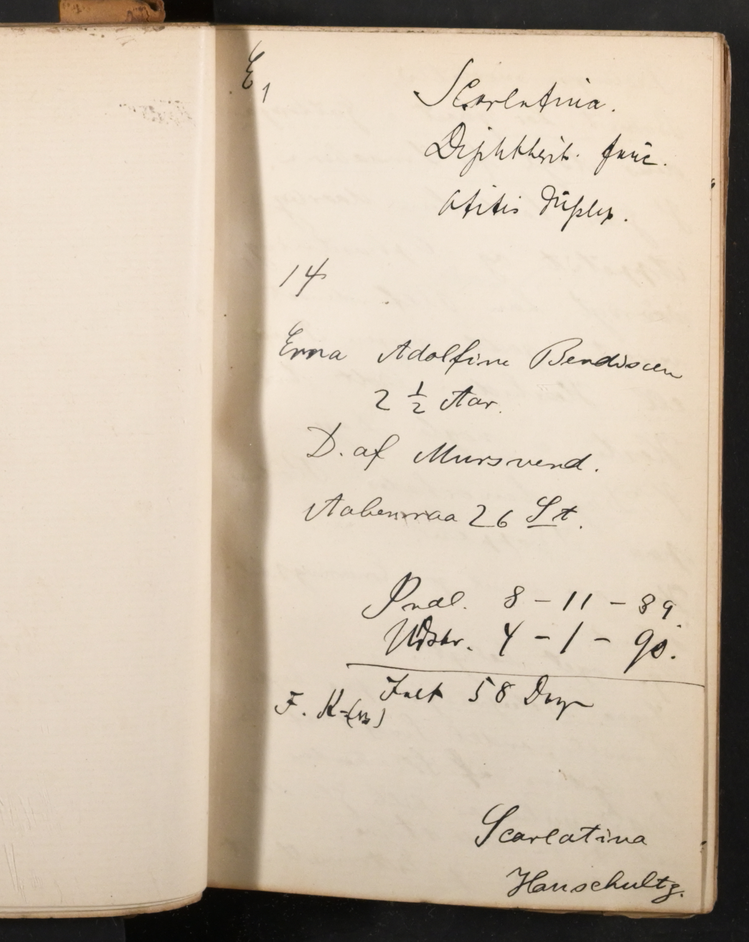
#> input picture data/test_image.png, 749 x 942 px, shrunk from 1817 x 2287 before the run
$ python bogryg_profil.py ../../data/test_image.png
#> lines starting #> are read from the running program, lines starting #| are printed output that depends on the picture
"""Prototype: find bogryggen i et dobbeltopslag ved en kolonnevis blækprofil.

Midlertidigt udforskningsscript til stage 04 (billedforberedelse), IKKE en
del af den endelige billedforberedelses-kode -- det er en første afprøvning
af metoden beskrevet i stage 04's CONTEXT.md, bygget paa en observation fra
magresprot_xmltools' separator-research (se references/icm_metodik.md):

    En bogryg viser sig som en moerk TOP i en kolonnevis blaekmaengde-profil
    (modsat en blaekstreg, der giver en dal), og ryggens position er
    tilnaermelsesvis konstant hele siden igennem, hvor haandskrift flytter
    sig fra linje til linje.

Metode her: konverter til graatoner, beregn for hver kolonne andelen af
moerke pixels, glat profilen, og find den hoejeste top inden for det
midterste baand af billedet (bogryggen ligger pr. definition mellem de to
sider, ikke ude i margenerne).
"""

from __future__ import annotations

import argparse
from pathlib import Path

from PIL import Image, ImageDraw


def load_grayscale(path: Path) -> Image.Image:
    return Image.open(path).convert("L")


def column_ink_profile(img: Image.Image, *, dark_threshold: int = 180) -> list[float]:
    """Andel moerke pixels pr. kolonne (0..1)."""
    width, height = img.size
    pixels = img.load()
    profile = []
    for x in range(width):
        dark = 0
        for y in range(0, height, 2):  # hvert andet punkt er nok, hurtigere
            if pixels[x, y] < dark_threshold:
                dark += 1
        profile.append(dark / (height / 2))
    return profile


def column_longest_dark_run(img: Image.Image, *, dark_threshold: int = 200) -> list[float]:
    """Laengste sammenhaengende moerke lodrette straek pr. kolonne (0..1 af hoejden).

    Haandskrift er lokal -- bogstaver har huller mellem sig og linjer imellem.
    Bogryggens skygge/fold er derimod naesten sammenhaengende hele siden
    igennem. Denne profil skelner de to, hvor ren blaekmaengde ikke kan.
    """
    width, height = img.size
    pixels = img.load()
    profile = []
    for x in range(width):
        longest = 0
        current = 0
        for y in range(0, height, 2):
            if pixels[x, y] < dark_threshold:
                current += 1
                longest = max(longest, current)
            else:
                current = 0
        profile.append(longest / (height / 2))
    return profile


def smooth(values: list[float], window: int = 9) -> list[float]:
    half = window // 2
    out = []
    for i in range(len(values)):
        lo = max(0, i - half)
        hi = min(len(values), i + half + 1)
        out.append(sum(values[lo:hi]) / (hi - lo))
    return out


def find_spine_candidate(profile: list[float], *, band_fraction: float = 0.5) -> tuple[int, float]:
    """Find den hoejeste top inden for det midterste baand af billedet."""
    width = len(profile)
    margin = int(width * (1 - band_fraction) / 2)
    band = profile[margin : width - margin]
    peak_offset = max(range(len(band)), key=lambda i: band[i])
    peak_x = margin + peak_offset
    return peak_x, profile[peak_x]


def find_spine_valley(profile: list[float], *, band_fraction: float = 0.4) -> tuple[int, float]:
    """Find det lyseste (mindst blaekfyldte) sted i et smalt midterbaand.

    Modsat find_spine_candidate: bogryggen kan ogsaa vaere et lyst mellemrum
    mellem to tekstblokke snarere end en moerk fold -- afhaenger af
    fotograferingen. Baandet holdes smalt (40% af bredden) for at undgaa at
    ramme sidernes egne, ogsaa lyse yderkanter.
    """
    width = len(profile)
    margin = int(width * (1 - band_fraction) / 2)
    band = profile[margin : width - margin]
    valley_offset = min(range(len(band)), key=lambda i: band[i])
    valley_x = margin + valley_offset
    return valley_x, profile[valley_x]


def annotate(path: Path, spine_x: int, out_path: Path) -> None:
    img = Image.open(path).convert("RGB")
    draw = ImageDraw.Draw(img)
    draw.line([(spine_x, 0), (spine_x, img.height)], fill=(255, 0, 0), width=4)
    img.save(out_path)


def main() -> None:
    parser = argparse.ArgumentParser(description=__doc__)
    parser.add_argument("image", type=Path, help="sti til ét opslag (webp/jpg)")
    parser.add_argument("--out", type=Path, help="hvor kontrolbilledet gemmes")
    args = parser.parse_args()

    gray = load_grayscale(args.image)
#> in load_grayscale, `return Image.open(path).convert("L")`:
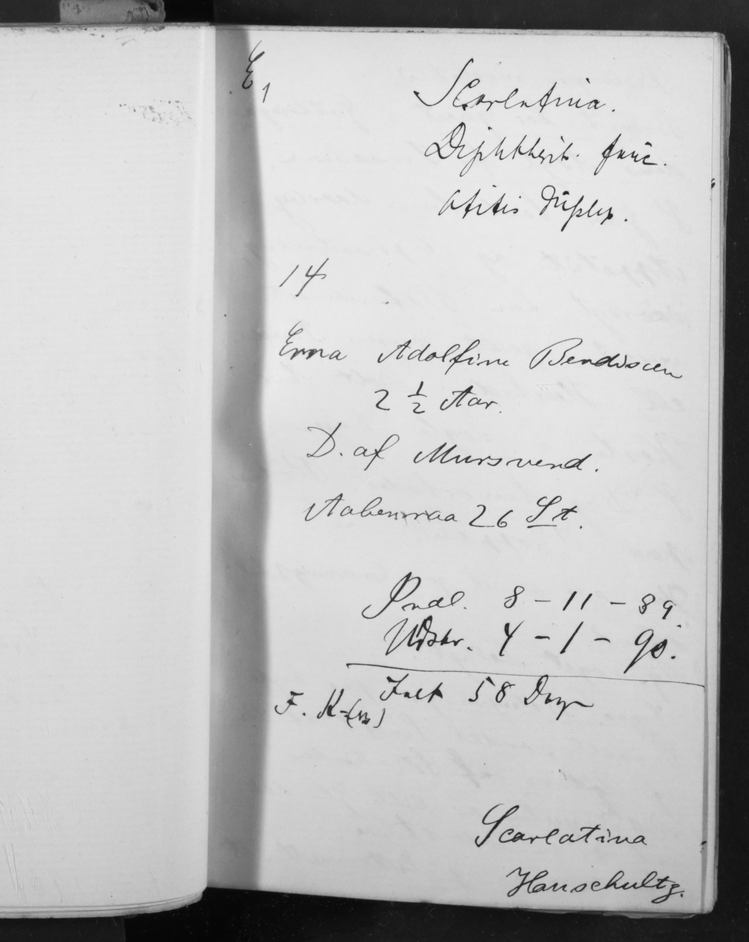
#> returned value: PIL image 749x942 L; min 4, max 239, mean 191.5
    profile = smooth(column_ink_profile(gray))
#> the loop in smooth, `for i in range(len(values)):` made 749 passes
#> lo on passes 1 to 3: 0, 0, 0
#> after the loop in smooth, `for i in range(len(values)):`: out = 749 values, max 1 at index 724, min 0.0658 at index 0, mean 0.199
#> profile has the same summary as out in smooth
    spine_x, strength = find_spine_valley(profile)
#> in find_spine_valley, `width = len(profile)`: width = 749
#> in find_spine_valley, `margin = int(width * (1 - band_fraction) / 2)`: margin = 224
#> in find_spine_valley, `band = profile[margin : width - margin]`: band = 301 values, max 1 at index 19, min 0.0925 at index 50, mean 0.231
#> in find_spine_valley, `valley_offset = min(range(len(band)), key=lambda i: band[i])`: valley_offset = 50
#> in find_spine_valley, `valley_x = margin + valley_offset`: valley_x = 274
#> spine_x = 274; strength = 0.0925
    print(f"{args.image.name}: kandidat-rygposition (dal) x={spine_x} (bredde {gray.width}), styrke={strength:.3f}")
#| test_image.png: kandidat-rygposition (dal) x=274 (bredde 749), styrke=0.092

    out = args.out or args.image.with_name(args.image.stem + "_bogryg_kontrol.png")
    annotate(args.image, spine_x, out)
#> in annotate, img is the input picture: PIL image 749x942 RGB; mean R, G, B 203.6, 189.2, 171.3
#> in annotate, `img.save(out_path)`:
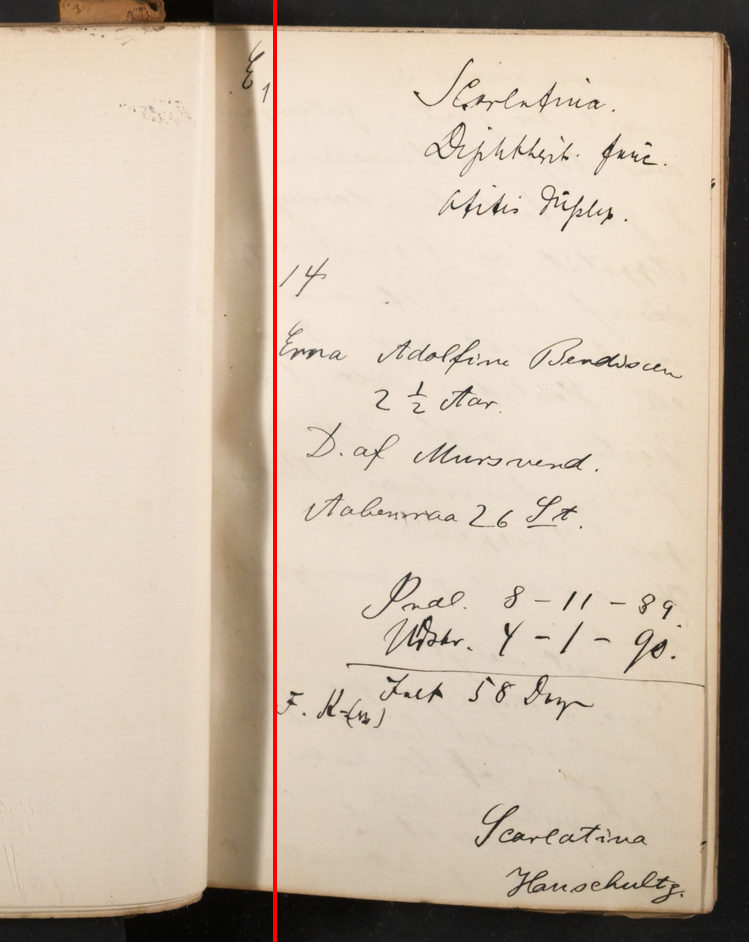
#> saved as test_image_bogryg_kontrol.png: PIL image 749x942 RGB; mean R, G, B 203.8, 188.1, 170.3
    print(f"Kontrolbillede gemt: {out}")


if __name__ == "__main__":
    main()

$ run again, on data_examples/1024-1485.png
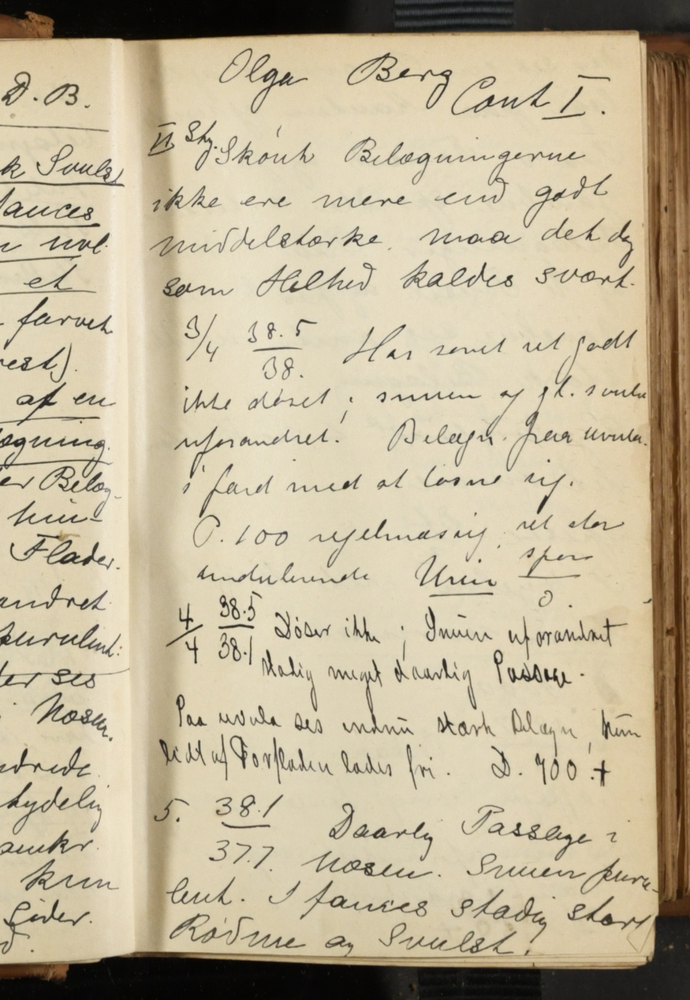
#> input picture data_examples/1024-1485.png, 690 x 1000 px, shrunk from 1024 x 1485 before the run
#> in load_grayscale, `return Image.open(path).convert("L")`:
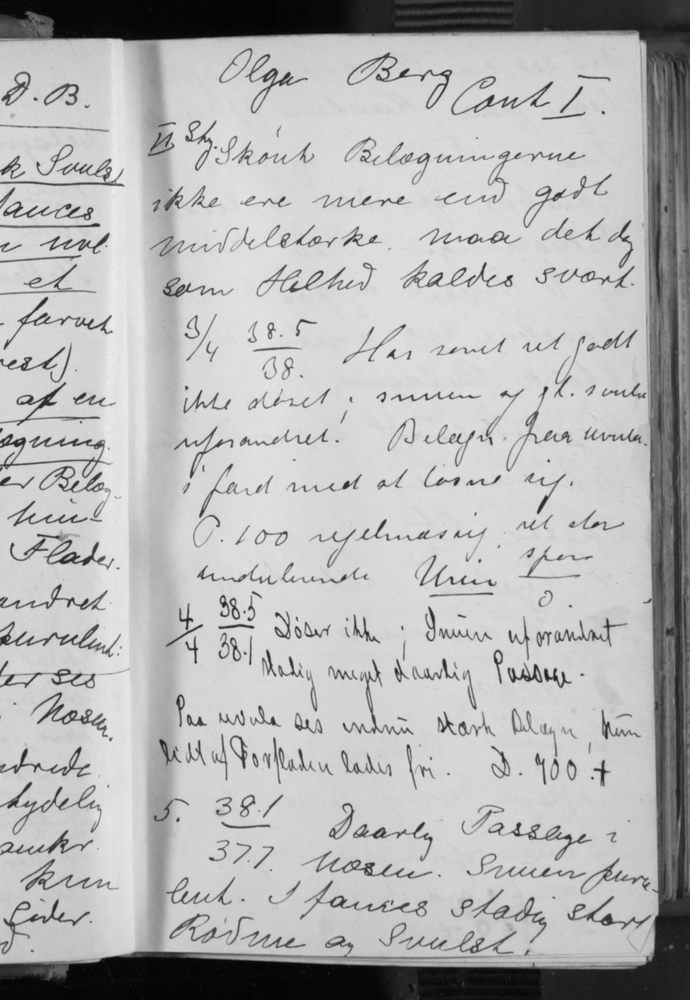
#> returned value: PIL image 690x1000 L; min 2, max 239, mean 181.3
#> the loop in smooth, `for i in range(len(values)):` made 690 passes
#> lo on passes 1 to 3: 0, 0, 0
#> after the loop in smooth, `for i in range(len(values)):`: out = 690 values, max 1 at index 661, min 0.0927 at index 125, mean 0.243
#> in main, `profile = smooth(column_ink_profile(gray))`: profile has the same summary as out in smooth
#> in find_spine_valley, `width = len(profile)`: width = 690
#> margin = 207
#> band = 276 values, max 0.213 at index 60, min 0.144 at index 114, mean 0.173
#> valley_offset = 114
#> valley_x = 321
#> strength = 0.144
#| 1024-1485.png: kandidat-rygposition (dal) x=321 (bredde 690), styrke=0.144
#> in annotate, `img.save(out_path)`:
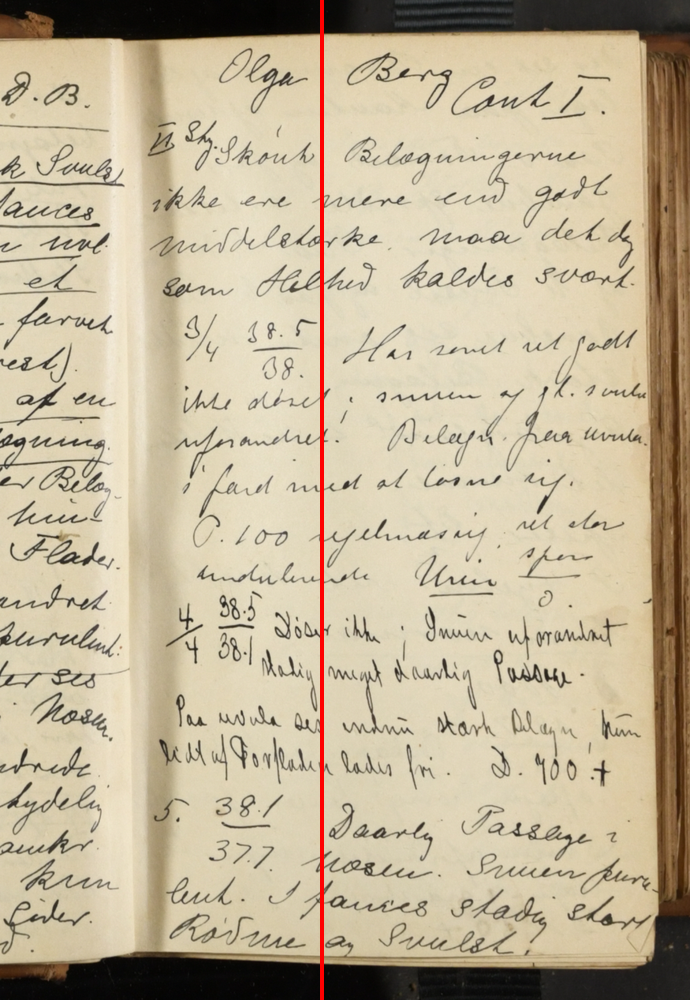
#> saved as 1024-1485_bogryg_kontrol.png: PIL image 690x1000 RGB; mean R, G, B 193.4, 179.6, 152.6
